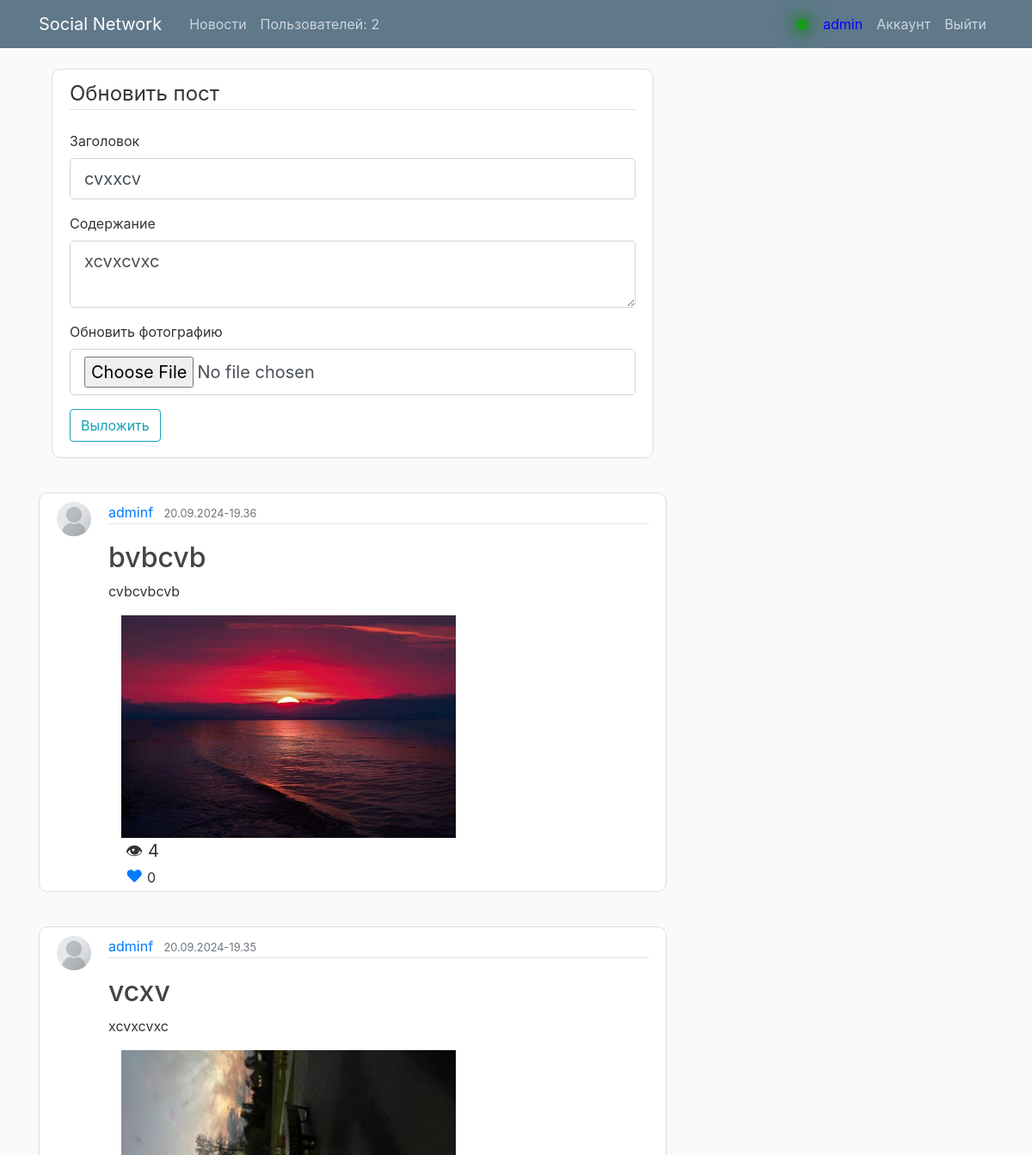
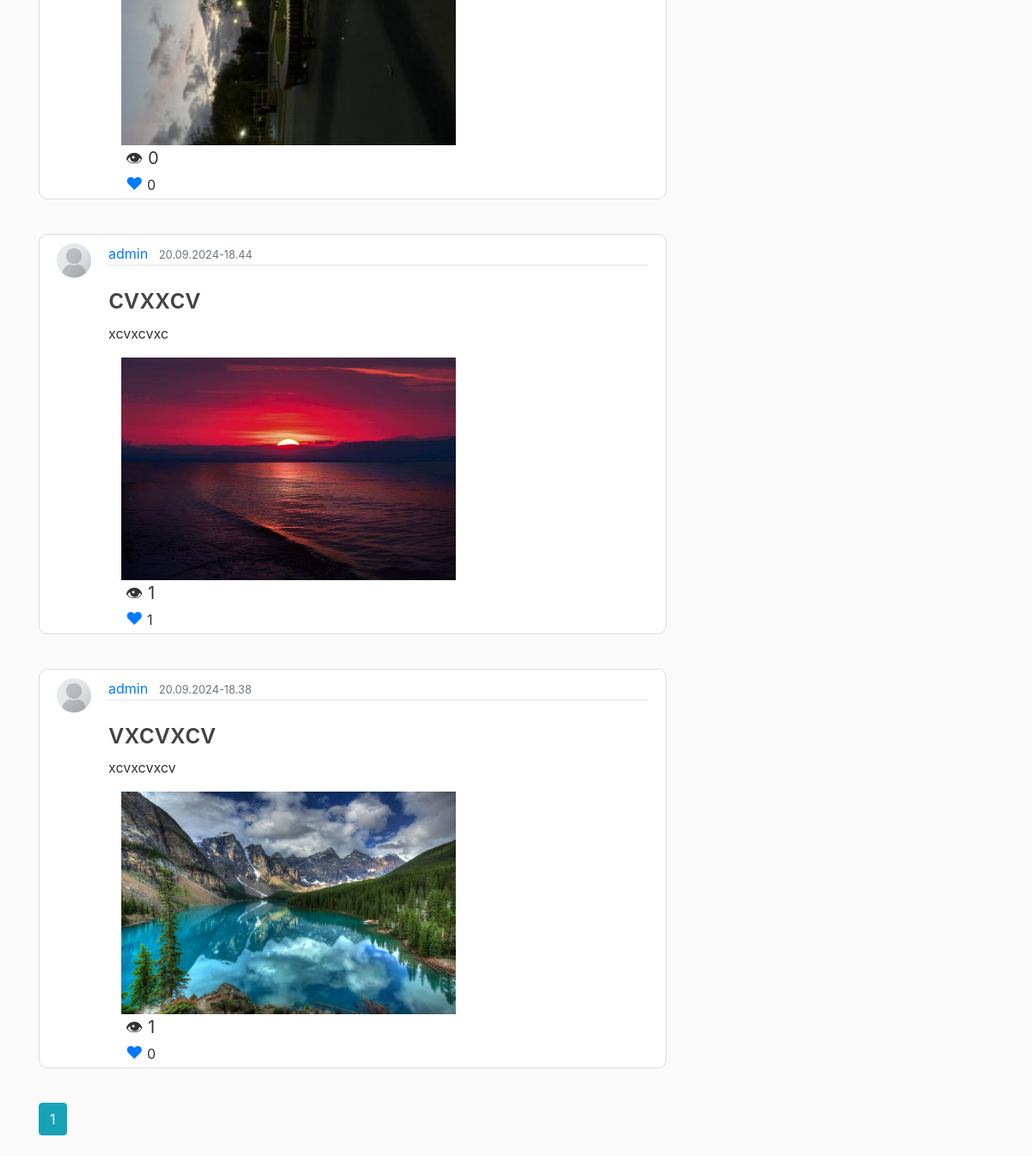
The app's page /post/2/update (signed in) with its own data (2 pictures, top to bottom).
### flaskblog/models.py (models this page shows, shortened)
class User(db.Model, UserMixin):
    id = db.Column(db.Integer, primary_key=True)
    username = db.Column(db.String(20), unique=True, nullable=False)
    email = db.Column(db.String(120), unique=True, nullable=False)
    image_file = db.Column(db.String(20), nullable=False, default='default.jpg')
    password = db.Column(db.String(60), nullable=False)
    posts = db.relationship('Post', backref='author', lazy=True)
    last_seen = db.Column(db.DateTime)
    user_status = db.Column(db.String(40), nullable=True, default="Лучший пользователь проекта")
    liked = db.relationship(
        'PostLike',
        foreign_keys='PostLike.user_id',
        backref='user', lazy='dynamic')
    def has_liked_post(self, post):
        return PostLike.query.filter(
            PostLike.user_id == self.id,
            PostLike.post_id == post.id).count() > 0

class Post(db.Model):
    id = db.Column(db.Integer, primary_key=True)
    title = db.Column(db.String(100), nullable=False)
    content = db.Column(db.Text, nullable=False)
    post_image = db.Column(db.String(30), nullable=False, default='default.jpg')
    views = db.Column(db.Integer, default=0)
    likes = db.relationship('PostLike', backref='post', lazy='dynamic')
    user_id = db.Column(db.Integer, db.ForeignKey('user.id'), nullable=False)
    comments = db.relationship('Comment', backref='comment_post', lazy=True, cascade='all, delete-orphan')
    date_posted = db.Column(db.DateTime, nullable=False, default=datetime.now)

### flaskblog/routes.py (the view, shortened to what this page needs)
@app.route("/post/<int:post_id>/update", methods=['GET', 'POST'])
@login_required
def update_post(post_id):
    user_id = db.session.query(User).count()
    post = Post.query.get_or_404(post_id)
    page = request.args.get('page', 1, type=int)
    posts = Post.query.order_by(Post.date_posted.desc()).paginate(page=page, per_page=5)
    if post.author != current_user:
        abort(403)
    form = UpdatePostForm()
    if request.method == 'GET':
        form.title.data = post.title
        form.content.data = post.content
    return render_template('home.html', title='Обновить пост',
                           form=form, legend='Обновить пост', user_id=user_id, posts=posts, page=page)

### flaskblog/forms.py
class UpdatePostForm(FlaskForm):
    title = StringField('Заголовок', validators=[DataRequired(), Length(min=2, max=15)])
    content = TextAreaField('Содержание', validators=[DataRequired()])
    postpicture = FileField('Обновить фотографию', validators=[FileAllowed(['jpg', 'png', 'jpeg'])])
    submit = SubmitField('Выложить')

### flaskblog/models.py (called while the page is built)
@login_manager.user_loader
def load_user(user_id):
    return User.query.get(int(user_id))

### flaskblog/templates/home.html (shortened to what this page needs)
{% extends "layout.html" %}
{% block content %}
<main role="main" class="container">
  <div class="content-section">
    <form method="POST" action="" enctype="multipart/form-data">
        <fieldset class="form-group">
            <legend class="border-bottom mb-4">{{ legend }}</legend>
            <div class="form-group">
                {{ form.title.label(class="form-control-label") }}
                {% if form.title.errors %}
                    {{ form.title(class="form-control form-control-lg is-invalid") }}
                    <div class="invalid-feedback">
                        {% for error in form.title.errors %}
                            <span>{{ error }}</span>
                        {% endfor %}
                    </div>
                {% else %}
                    {{ form.title(class="form-control form-control-lg") }}
                {% endif %}
            </div>
            <div class="form-group">
                {{ form.content.label(class="form-control-label") }}
                {% if form.content.errors %}
                    {{ form.content(class="form-control form-control-lg is-invalid") }}
                    <div class="invalid-feedback">
                        {% for error in form.content.errors %}
                            <span>{{ error }}</span>
                        {% endfor %}
                    </div>
                {% else %}
                    {{ form.content(class="form-control form-control-lg") }}
                {% endif %}
            </div>
                {{ form.postpicture.label(class="form-control-label") }}
                {% if form.postpicture.errors %}
                    {{ form.postpicture(class="form-control form-control-lg is-invalid") }}
                    <div class="invalid-feedback">
                        {% for error in form.postpicture.errors %}
                            <span>{{ error }}</span>
                        {% endfor %}
                    </div>
                {% else %}
                    {{ form.postpicture(class="form-control form-control-lg") }}
                {% endif %}
        </fieldset>
        <div class="form-group">
            {{ form.submit(class="btn btn-outline-info") }}
        </div>
    </div>
</main>
    {% for post in posts.items %}
        <article class="media content-section breakpoints">
          <img class="rounded-circle account-img" src="{{ url_for('static', filename='profile_pics/' + post.author.image_file) }}">
          <div class="media-body ">
            <div class="article-metadata">
              <a class="mr-2" href="{{ url_for('user_posts', username=post.author.username) }}">{{ post.author.username }}</a>
              <small class="text-muted">{{ post.date_posted.strftime("%d.%m.%Y-%H.%M") }}</small>
            </div>
            <h2><a class="article-title" href="{{ url_for('post', post_id=post.id) }}">{{ post.title }}</a></h2>
            <p class="article-content">{{ post.content }}</p>
            <img class="img-fluid col-md-8" src="{{ url_for('static', filename='post_pics/' + post.post_image) }}">
            <div class="post_stat_side">
              <div class="left_side_stat_post">&#128065; {{ post.views }}</div>
              {% if current_user.has_liked_post(post) %}
              <a href="{{ url_for('like_action', post_id=post.id, action='unlike') }}" class="right_side_stat_post">&#10084;</a>
              {% else %}
              <a href="{{ url_for('like_action', post_id=post.id, action='like')}}" class="right_side_stat_post">&#10084;</a>
              {% endif %}
              {{ post.likes.count() }}
            </div>
          </div>
        </article>
    {% endfor %}
    {% for page_num in posts.iter_pages(left_edge=1, right_edge=1, left_current=1, right_current=2) %}
      {% if page_num %}
        {% if posts.page == page_num %}
          <a class="btn btn-info mb-4" href="{{ url_for('home', page=page_num) }}">{{ page_num }}</a>
        {% else %}
          <a class="btn btn-outline-info mb-4" href="{{ url_for('home', page=page_num) }}">{{ page_num }}</a>
        {% endif %}
      {% else %}
        ...
      {% endif %}
    {% endfor %}
{% endblock content %}

### flaskblog/templates/layout.html (shortened to what this page needs)
<!DOCTYPE html>
<html>
<head>
    <link rel="stylesheet" href="https://maxcdn.bootstrapcdn.com/bootstrap/4.0.0/css/bootstrap.min.css">
    <link rel="stylesheet" type="text/css" href="{{ url_for('static', filename='main.css') }}">
</head>
<body>
    <header class="site-header">
      <nav class="navbar navbar-expand-md navbar-dark bg-steel fixed-top">
        <div class="container">
          <a class="navbar-brand mr-4" href="/">Social Network</a>
          <div class="collapse navbar-collapse" id="navbarToggle">
            <div class="navbar-nav mr-auto">
              <a class="nav-item nav-link" href="">Новости</a>
              <a href="{{ url_for('all_users') }}" class="nav-item nav-link">Пользователей: {{ user_id }}</a></div>
            <div class="navbar-nav">
              {% if current_user.is_authenticated %}
                <div class="online_status">
                <div class="online_user"></div>
                <div class="current_user nav-item nav-link" ><small>{{ current_user.username }}</small></div>
                </div>
                <a class="nav-item nav-link" href="{{ url_for('account') }}">Аккаунт</a>
                <a class="nav-item nav-link" href="{{ url_for('logout') }}">Выйти</a>
              {% else %}
                <a class="nav-item nav-link" href="{{ url_for('login') }}">Авторизация</a>
                <a class="nav-item nav-link" href="{{ url_for('register') }}">Регистрация</a>
              {% endif %}
            </div>
            </div>
          </div>
      </nav>
    </header>
    <main role="main" class="container">
      <div class="row">
        <div class="col-md-8">
          {% block content %}{% endblock %}
        </div>
        <div class="col-md-4">
        </div>
      </div>
    </main>
</body>
</html>

### flaskblog/static/main.css (style rules this page uses)
body { background: #fafafa; color: #333333; margin-top: 5rem; }
h1, h2, h3, h4, h5, h6 { color: #444444; }
.bg-steel { background-color: #5f788a; }
.site-header .navbar-nav .nav-link { color: #cbd5db; }
.content-section { background: #ffffff; padding: 10px 20px 2px; border: 1px solid #dddddd; border-radius: 10px; margin-bottom: 40px; }
.article-title { color: #444444; }
.article-content { white-space: pre-line; }
.article-metadata { padding-bottom: 1px; margin-bottom: 20px; border-bottom: 1px solid #e3e3e3 }
.account-img { height: 40px; width: 40px; margin-right: 20px; margin-bottom: 16px; }
.left_side_stat_post { margin-left:20px; font-size: 20px; }
.right_side_stat_post { margin-left:20px; font-size: 20px; text-decoration: none; cursor: pointer; }
.online_status { height: 30px; display: flex; align-items: center; margin-top: 5px; }
.online_user { width: 13px; height: 13px; background-color: rgb(24, 156, 24); border-radius: 200px; text-align: right; box-shadow: 0px 0px 20px 3px green; }
.current_user { text-align: right; color: blue; margin-left: 10px; align-self: center; }
.current_user small { font-style: cursive; color: blue; font-size: 16px; }

### records on screen
User: username "admin"
Post: title "cvxxcv", content "xcvxcvxc", image_file (placeholder picture), author.username "admin", date_posted "20.09.2024-18.44", post_image (picture), views "1", likes.count "1"
Post: image_file (placeholder picture), author.username "adminf", date_posted "20.09.2024-19.36", title "bvbcvb", content "cvbcvbcvb", post_image (picture), views "4", likes.count "0"
Post: image_file (placeholder picture), author.username "adminf", date_posted "20.09.2024-19.35", title "vcxv", content "xcvxcvxc", post_image (picture), views "0", likes.count "0"
Post: image_file (placeholder picture), author.username "admin", date_posted "20.09.2024-18.38", title "vxcvxcv", content "xcvxcvxcv", post_image (picture), views "1", likes.count "0"

### other values on screen
{{ user_id }} "2"
{{ legend }} "Обновить пост"
{{ page_num }} "1"
